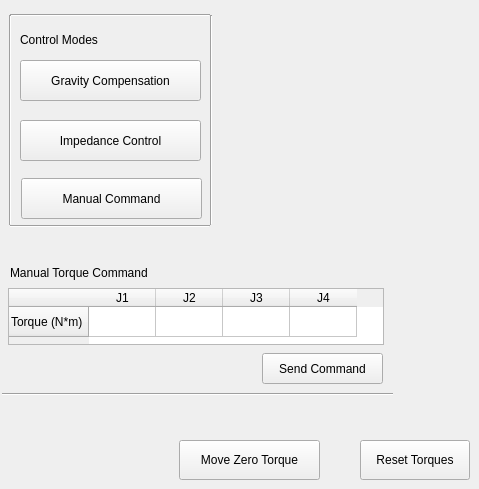
      <widget class="QWidget" name="control_torque">
       <widget class="Line" name="line_4">
        <property name="geometry">
         <rect>
          <x>10</x>
          <y>216</y>
          <width>200</width>
          <height>20</height>
         </rect>
        </property>
        <property name="orientation">
         <enum>Qt::Horizontal</enum>
        </property>
       </widget>
       <widget class="Line" name="line_3">
        <property name="geometry">
         <rect>
          <x>10</x>
          <y>5</y>
          <width>200</width>
          <height>20</height>
         </rect>
        </property>
        <property name="orientation">
         <enum>Qt::Horizontal</enum>
        </property>
       </widget>
       <widget class="QPushButton" name="button_reset_torques">
        <property name="geometry">
         <rect>
          <x>360</x>
          <y>440</y>
          <width>110</width>
          <height>40</height>
         </rect>
        </property>
        <property name="text">
         <string>Reset Torques</string>
        </property>
       </widget>
       <widget class="Line" name="line_2">
        <property name="geometry">
         <rect>
          <x>201</x>
          <y>15</y>
          <width>20</width>
          <height>210</height>
         </rect>
        </property>
        <property name="orientation">
         <enum>Qt::Vertical</enum>
        </property>
       </widget>
       <widget class="QPushButton" name="button_grav_cmp">
        <property name="geometry">
         <rect>
          <x>20</x>
          <y>60</y>
          <width>181</width>
          <height>41</height>
         </rect>
        </property>
        <property name="text">
         <string>Gravity Compensation</string>
        </property>
       </widget>
       <widget class="QPushButton" name="button_imp_control">
        <property name="geometry">
         <rect>
          <x>20</x>
          <y>120</y>
          <width>181</width>
          <height>41</height>
         </rect>
        </property>
        <property name="text">
         <string>Impedance Control</string>
        </property>
       </widget>
       <widget class="QPushButton" name="button_manual_command">
        <property name="geometry">
         <rect>
          <x>21</x>
          <y>178</y>
          <width>181</width>
          <height>41</height>
         </rect>
        </property>
        <property name="text">
         <string>Manual Command</string>
        </property>
       </widget>
       <widget class="Line" name="line">
        <property name="geometry">
         <rect>
          <x>0</x>
          <y>15</y>
          <width>20</width>
          <height>210</height>
         </rect>
        </property>
        <property name="orientation">
         <enum>Qt::Vertical</enum>
        </property>
       </widget>
       <widget class="QWidget" name="widget" native="true">
        <property name="geometry">
         <rect>
          <x>2</x>
          <y>263</y>
          <width>391</width>
          <height>161</height>
         </rect>
        </property>
        <widget class="Line" name="line_9">
         <property name="geometry">
          <rect>
           <x>-15</x>
           <y>-19</y>
           <width>20</width>
           <height>150</height>
          </rect>
         </property>
         <property name="orientation">
          <enum>Qt::Vertical</enum>
         </property>
        </widget>
        <widget class="Line" name="line_10">
         <property name="geometry">
          <rect>
           <x>538</x>
           <y>-18</y>
           <width>20</width>
           <height>150</height>
          </rect>
         </property>
         <property name="orientation">
          <enum>Qt::Vertical</enum>
         </property>
        </widget>
        <widget class="Line" name="line_11">
         <property name="geometry">
          <rect>
           <x>-8</x>
           <y>-27</y>
           <width>560</width>
           <height>20</height>
          </rect>
         </property>
         <property name="orientation">
          <enum>Qt::Horizontal</enum>
         </property>
        </widget>
        <widget class="Line" name="line_12">
         <property name="geometry">
          <rect>
           <x>-10</x>
           <y>121</y>
           <width>560</width>
           <height>20</height>
          </rect>
         </property>
         <property name="orientation">
          <enum>Qt::Horizontal</enum>
         </property>
        </widget>
        <widget class="QLabel" name="label_3">
         <property name="geometry">
          <rect>
           <x>8</x>
           <y>0</y>
           <width>190</width>
           <height>20</height>
          </rect>
         </property>
         <property name="text">
          <string>Manual Torque Command</string>
         </property>
        </widget>
        <widget class="QTableWidget" name="table_torque_command">
         <property name="geometry">
          <rect>
           <x>6</x>
           <y>25</y>
           <width>376</width>
           <height>57</height>
          </rect>
         </property>
         <attribute name="horizontalHeaderCascadingSectionResizes">
          <bool>true</bool>
         </attribute>
         <attribute name="horizontalHeaderDefaultSectionSize">
          <number>67</number>
         </attribute>
         <attribute name="horizontalHeaderMinimumSectionSize">
          <number>5</number>
         </attribute>
         <row>
          <property name="text">
           <string>Torque (N*m)</string>
          </property>
         </row>
         <column>
          <property name="text">
           <string>J1</string>
          </property>
         </column>
         <column>
          <property name="text">
           <string>J2</string>
          </property>
         </column>
         <column>
          <property name="text">
           <string>J3</string>
          </property>
         </column>
         <column>
          <property name="text">
           <string>J4</string>
          </property>
         </column>
         <item row="0" column="0">
          <property name="text">
           <string/>
          </property>
          <property name="flags">
           <set>ItemIsSelectable|ItemIsEditable|ItemIsDragEnabled|ItemIsUserCheckable|ItemIsEnabled</set>
          </property>
         </item>
        </widget>
        <widget class="QPushButton" name="pushButton_2">
         <property name="geometry">
          <rect>
           <x>260</x>
           <y>90</y>
           <width>121</width>
           <height>31</height>
          </rect>
         </property>
         <property name="text">
          <string>Send Command</string>
         </property>
        </widget>
       </widget>
       <widget class="QLabel" name="label_4">
        <property name="geometry">
         <rect>
          <x>20</x>
          <y>30</y>
          <width>180</width>
          <height>20</height>
         </rect>
        </property>
        <property name="text">
         <string>Control Modes</string>
        </property>
       </widget>
       <widget class="QPushButton" name="button_move_zero_torque">
        <property name="geometry">
         <rect>
          <x>179</x>
          <y>440</y>
          <width>141</width>
          <height>40</height>
         </rect>
        </property>
        <property name="text">
         <string>Move Zero Torque</string>
        </property>
       </widget>
      </widget>
